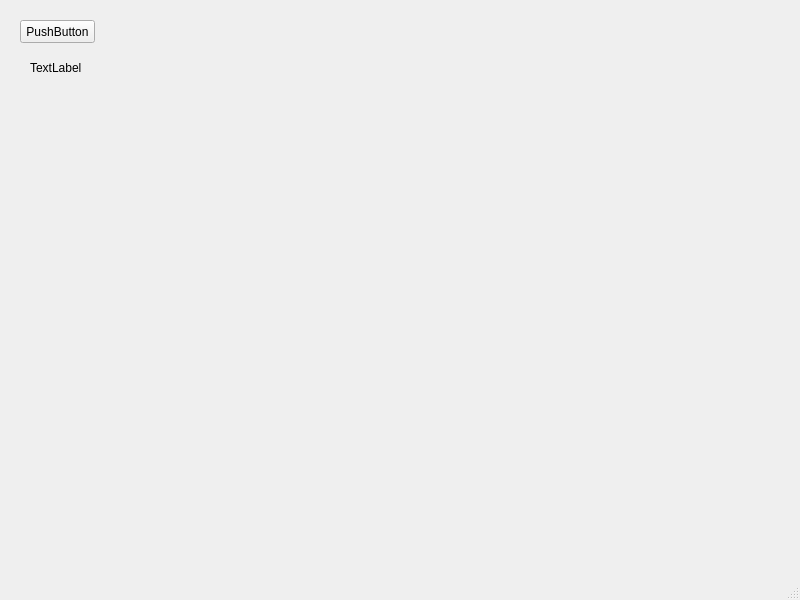
<?xml version="1.0" encoding="UTF-8"?>
<ui version="4.0">
 <class>MainWindow</class>
 <widget class="QMainWindow" name="MainWindow">
  <property name="geometry">
   <rect>
    <x>0</x>
    <y>0</y>
    <width>800</width>
    <height>600</height>
   </rect>
  </property>
  <property name="windowTitle">
   <string>MainWindow</string>
  </property>
  <widget class="QWidget" name="centralwidget">
   <widget class="QPushButton" name="pushButton">
    <property name="geometry">
     <rect>
      <x>20</x>
      <y>20</y>
      <width>75</width>
      <height>23</height>
     </rect>
    </property>
    <property name="text">
     <string>PushButton</string>
    </property>
   </widget>
   <widget class="QLabel" name="label">
    <property name="geometry">
     <rect>
      <x>30</x>
      <y>60</y>
      <width>81</width>
      <height>16</height>
     </rect>
    </property>
    <property name="text">
     <string>TextLabel</string>
    </property>
   </widget>
  </widget>
  <widget class="QMenuBar" name="menubar">
   <property name="geometry">
    <rect>
     <x>0</x>
     <y>0</y>
     <width>800</width>
     <height>21</height>
    </rect>
   </property>
  </widget>
  <widget class="QStatusBar" name="statusbar"/>
 </widget>
 <resources/>
 <connections/>
</ui>
